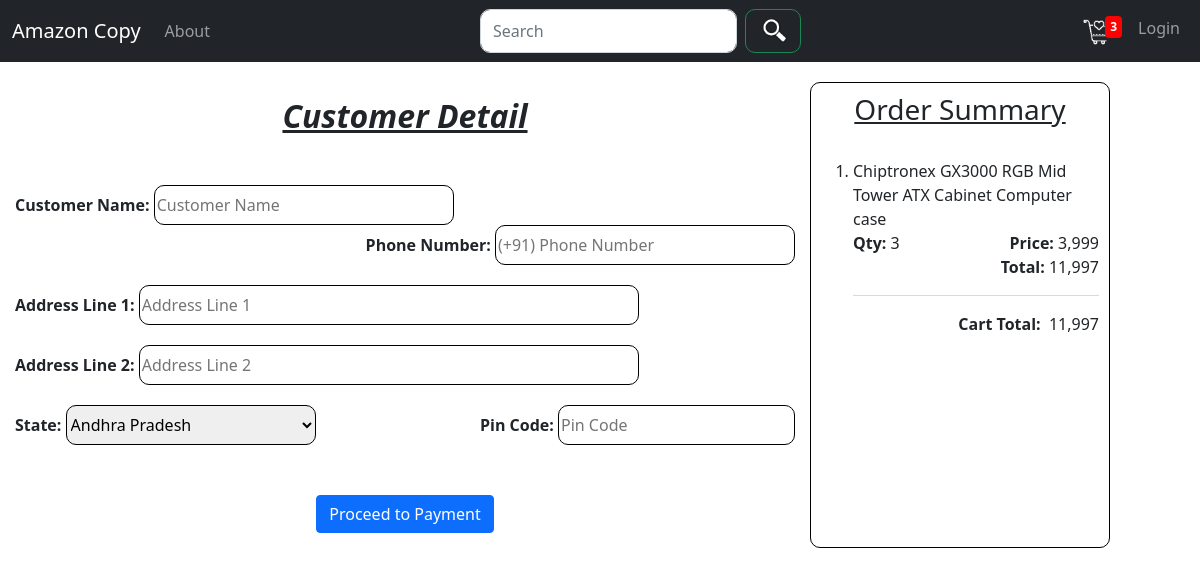
/checkout/ (signed in), run on an earlier commit of the app's database.
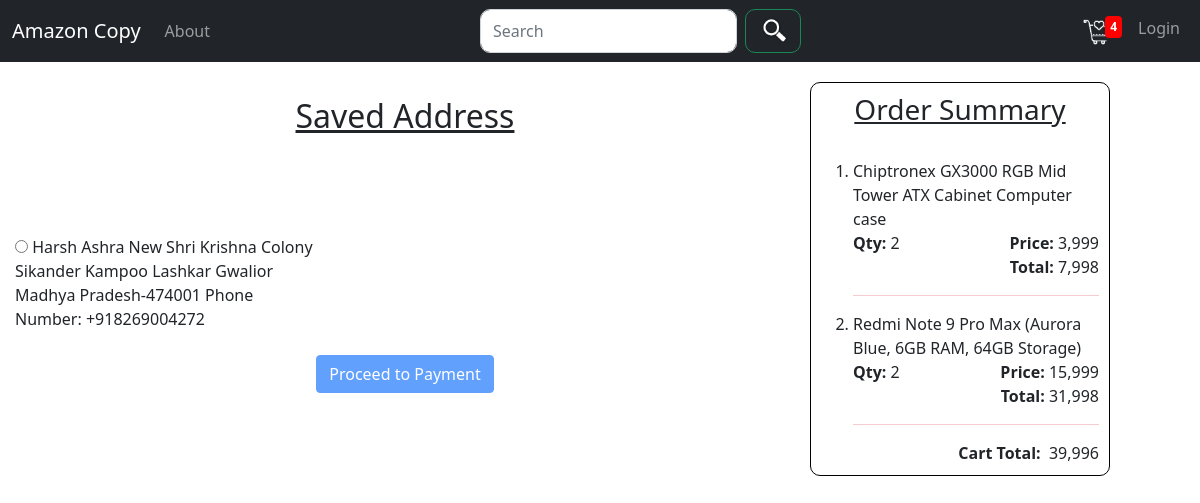
And on a later commit of the database.
### Amazon/models.py (models this page shows, shortened)
class Cart(models.Model):
    product = models.ForeignKey(Product, on_delete=models.SET_NULL, blank=True, null=True)
    order = models.ForeignKey(Order, on_delete=models.SET_NULL, blank=True, null=True)
    quantity = models.IntegerField(default=0, blank=True, null=True)
    dateAdded = models.DateTimeField(auto_now_add=True)
    @property
    def getProductTotal(self):
        total = self.product.productDiscountedPrice * self.quantity
        return total

class Product(models.Model):
    productId = models.AutoField(primary_key=True)
    productName = models.CharField(max_length=200)
    productDescription = models.CharField(max_length=500)
    productRealPrice = models.IntegerField()
    productDiscountedPrice = models.IntegerField()
    productImage = models.ImageField()
    productInformation = RichTextField()
    productTotalQty = models.IntegerField()
    alias = models.CharField(max_length=200)
    url = models.CharField(max_length=200, blank=True, null=True)

class Order(models.Model):
    customer = models.ForeignKey(Customer, on_delete=models.SET_NULL, blank=True, null=True)
    dateOrdered = models.DateTimeField(auto_now_add=True)
    orderCompleted = models.BooleanField(default=False)
    transactionId = models.AutoField(primary_key=True)
    @property
    def getCartTotal(self):
        orderItems = self.cart_set.all()
        total = sum([item.getProductTotal for item in orderItems])
        return total
    @property
    def getNumberOfItems(self):
        orderItems = self.cart_set.all()
        total = sum([item.quantity for item in orderItems])
        return total

class Customer(models.Model):
    user = models.OneToOneField(User, on_delete=models.CASCADE)
    name = models.CharField(max_length=100, null=True, blank=True)
    email = models.EmailField(max_length=100)
    profileImage = models.ImageField(blank=True, null=True, default='profile.png')
    phoneNumber = models.CharField(max_length=10, blank=True, null=True)
    address = models.CharField(max_length=500, blank=True, null=True)

### Amazon/views.py (the view)
# urls.py: path('checkout/', views.checkOut, name='checkout'),
def checkOut(request):
    global order
    if request.user.is_authenticated:
        customer = request.user.customer
        user = Customer.objects.get(user=request.user)
        order, created = Order.objects.get_or_create(customer=customer, orderCompleted=False)
        items = order.cart_set.all()
        numberOfItems = order.getNumberOfItems
    else:
        return redirect('login')
    context = {
        'user': user,
        'items': items,
        'order': order,
        'totalItems': numberOfItems
    }
    return render(request, "Amazon/checkout.html", context)

### Amazon/context_processors.py (called while the page is built)
def getNumberOfItems(request):
    global numberOfItems
    if request.user.is_authenticated:
        customer = request.user.customer
        order, created = Order.objects.get_or_create(customer=customer, orderCompleted=False)
        numberOfItems = order.getNumberOfItems
    else:
        numberOfItems = 0
    return {
        'number': numberOfItems
    }

### Amazon/templates/Amazon/checkout.html (shortened to what the changed rows need)
{% extends "Amazon/HTMLtemplate.html" %}
{% load static %}
{% load humanize %}
{% block stylesheet %}
    <link rel="stylesheet" href="{% static 'Amazon/css/bootstrap.min.css' %}"/>
    <link rel="stylesheet" href="{% static 'Amazon/css/checkoutStyle.css' %}">
{% endblock %}
{% block body %}
    <div class="container-fluid">
        <div class="row">
            <div class="col-md-8"
                 style="padding: 10px; margin: 5px;">
                {% if user.address %}
                    <form action="{% url 'payment' %}" method="post" class="addressForm">
                        <h2 class="text-center text-decoration-underline" style="margin-bottom: 100px;">
                            Saved Address</h2>
                        <label style="width: 300px;">
                            <input type="radio" name="address" value="{{ user.address }}" id="address">
                            {{ user.address }}
                        </label><br><br>
                        <div class="text-center">
                            <button class="btn btn-primary" id="button" disabled>Proceed to Payment</button>
                        </div>
                    </form>
                {% else %}
                    <form action="{% url 'payment' %}" method="post" class="addressForm">
                        <h2 class="text-center" style="margin-bottom: 50px"><b><i><u>Customer Detail</u></i></b></h2>
                        <label><b>Customer Name:</b>
                            <input type="text" autocomplete="false" placeholder="Customer Name"
                                   style=" width:300px; height: 40px;" name="name">
                        </label>
                        <label class=" float-end"><b>Phone Number:</b>
                            <input type="tel" autocomplete="false" placeholder="(+91) Phone Number" maxlength="10"
                                   style="margin-bottom: 20px; height: 40px; width: 300px;" name="number">
                        </label><br><br>
                        <label><b>Address Line 1:</b>
                            <input type="text" autocomplete="false" placeholder="Address Line 1"
                                   style="width: 500px; height: 40px; margin-bottom: 20px;" name="address">
                        </label><br>
                        <label><b>Address Line 2:</b>
                            <input type="text" autocomplete="false" placeholder="Address Line 2"
                                   style="width: 500px; height: 40px; margin-bottom: 20px;" name="address2">
                        </label>
                        <br>
                        <label for="state"><b>State:</b></label>
                        <select name="state" id="state">
                            <option value="Andhra Pradesh">Andhra Pradesh</option>
                        </select>
                        <label class="float-end"><b>Pin Code:</b>
                            <input name="pinCode" class=" pinCode" type="number" maxlength="6" placeholder="Pin Code"
                                   minlength="6">
                        </label>
                        <br>
                        <div class="text-center" style="margin-top: 50px">
                            <button class="btn btn-primary" id="placeOrder">Proceed to Payment</button>
                        </div>
                    </form>
                {% endif %}
            </div>
            <div class="col-md-3"
                 style="padding: 10px;border: 1px solid black; border-radius: 10px;
                 max-height: 500px; overflow: auto">
                <h3 class="text-center text-decoration-underline">Order Summary</h3><br>
                <ol>
                    {% for item in items %}
                        <li>
                            {{ item.product.productName }}<br>
                            <label><strong>Qty:</strong> {{ item.quantity }}</label>
                            <label class="float-end"><strong>Price:</strong> {{ item.product.productDiscountedPrice|intcomma }}
                            </label>
                            <label class="d-flex flex-row-reverse">{{ item.getProductTotal | intcomma }}
                                <strong>Total:&nbsp;</strong></label>
                        </li>
                        <hr class="bg-danger">
                    {% endfor %}
                </ol>
                <label class="d-flex flex-row-reverse">{{ order.getCartTotal | intcomma }} <strong>Cart Total:
                    &nbsp;</strong></label>
            </div>
        </div>
    </div>
{% endblock %}

What changed in the data, as far as the page shows it:
now on this page (row edited): Customer: address "Harsh Ashra New Shri Krishna Colony Sikander Kampoo Lashkar Gwalior Madhya Pradesh-474001 Phone Number: +918269004272"
changed Cart "Chiptronex GX3000 RGB Mid Tower ATX Cabinet Computer case": quantity "3" → "2"; getProductTotal "11,997" → "7,998"
added Cart: product.productName "Redmi Note 9 Pro Max (Aurora Blue, 6GB RAM, 64GB Storage)", quantity "2", product.productDiscountedPrice "15,999", getProductTotal "31,998"
changed through a linked row, Order: getCartTotal "11,997" → "39,996"
Also different on the page:
{{ number }}: "3" → "4"
form field address: (not shown) → "☐ Harsh Ashra New Shri Krishna C"
form field state: "Andhra Pradesh" → (not shown)
text no longer shown: "Customer Detail Customer Name: Phone Number: Address Line 1: Address Line 2: State: Pin Code:"
text now shown: "Saved Address"
